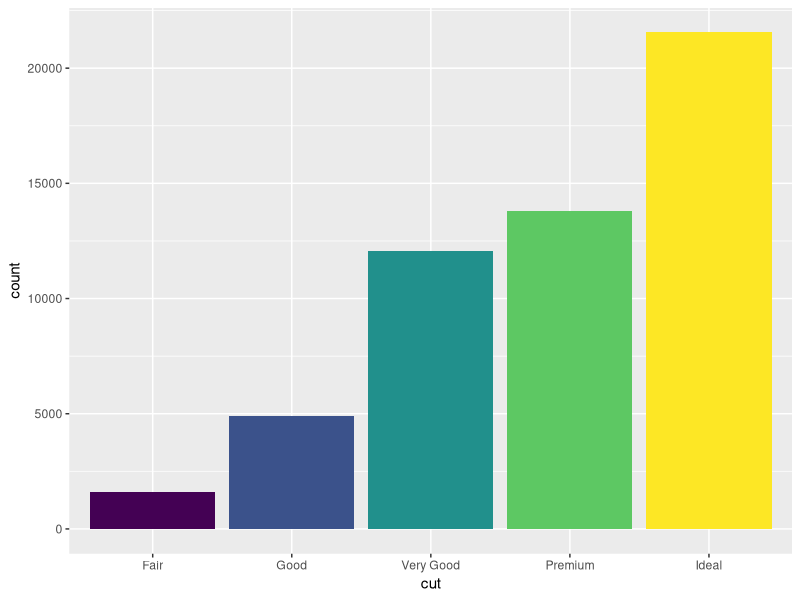
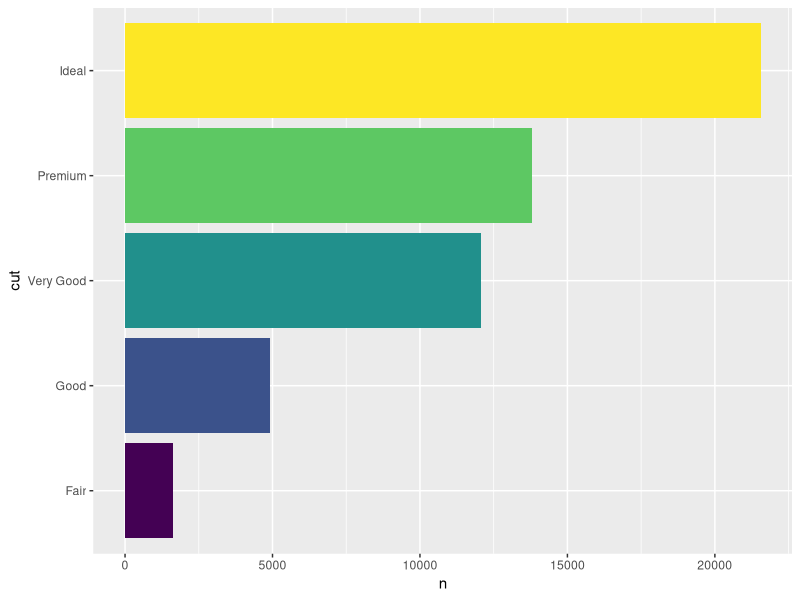
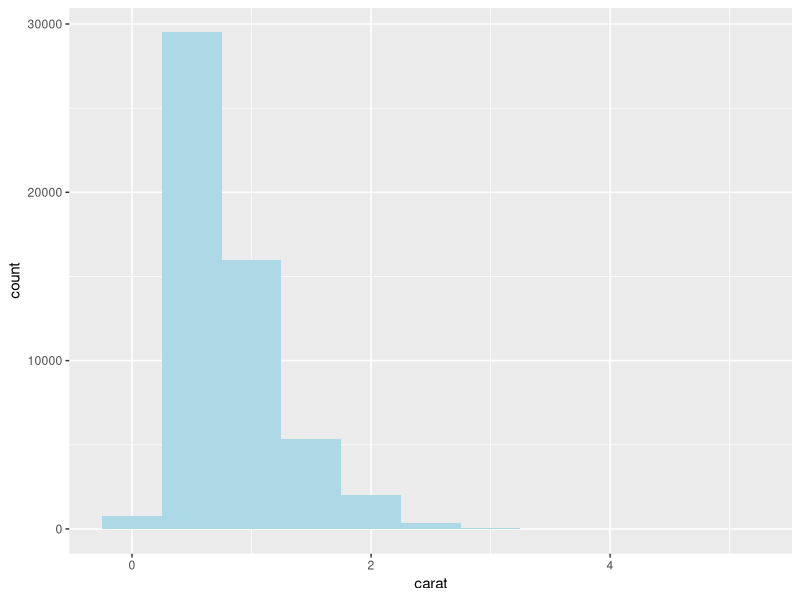
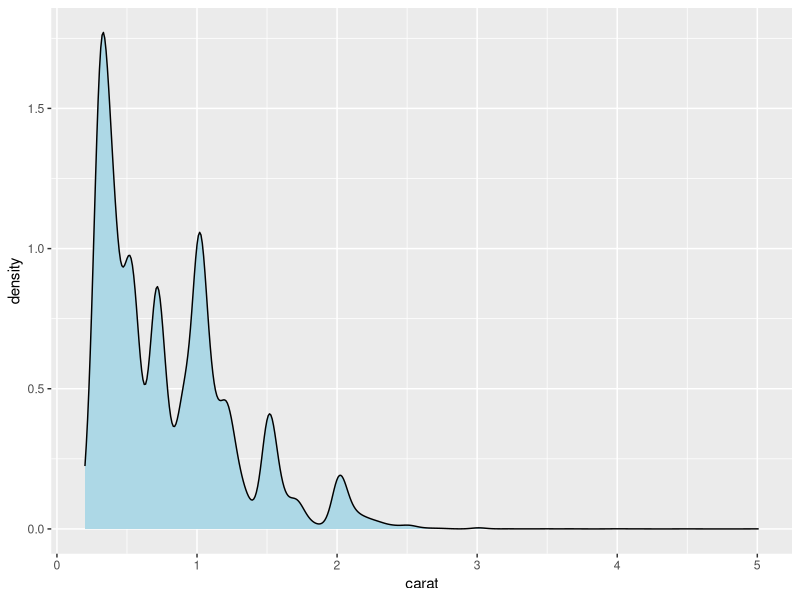
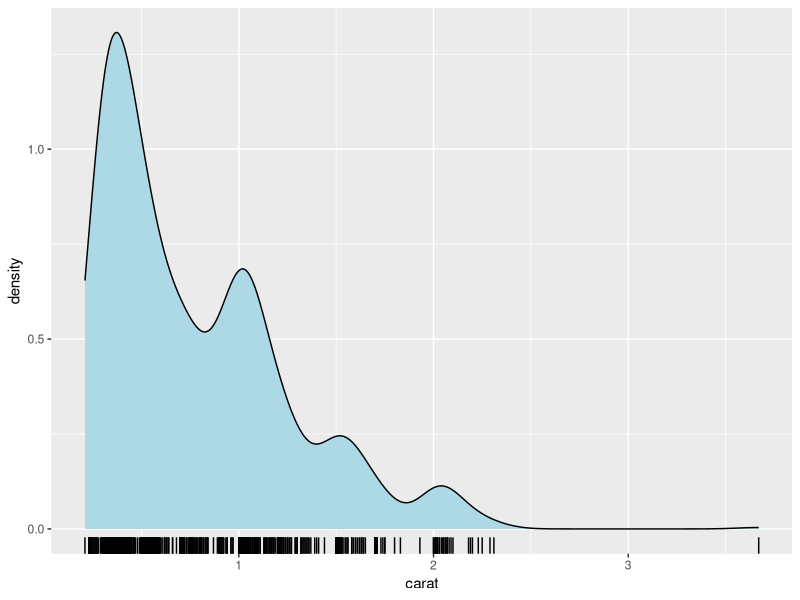
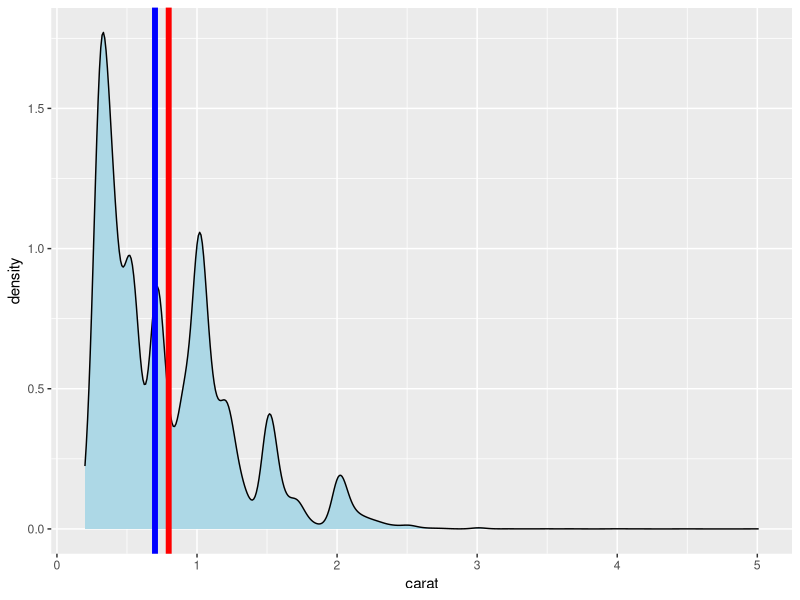
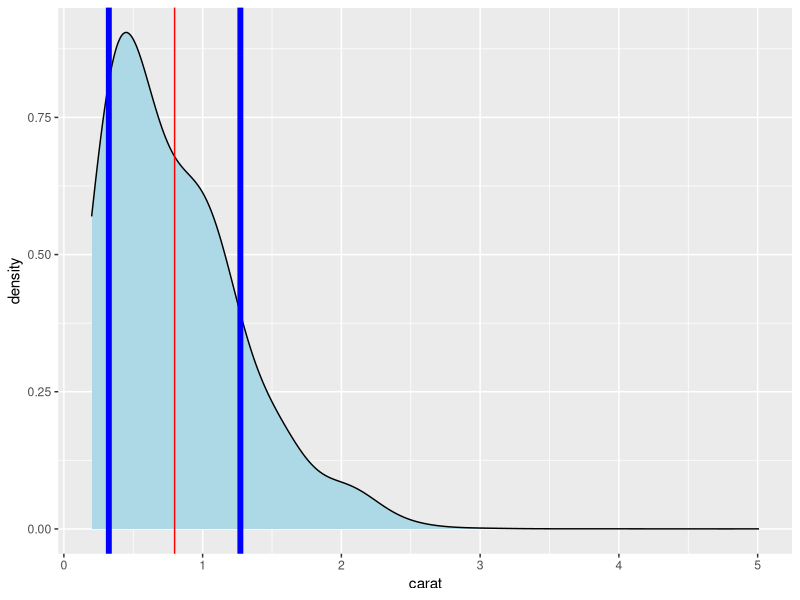
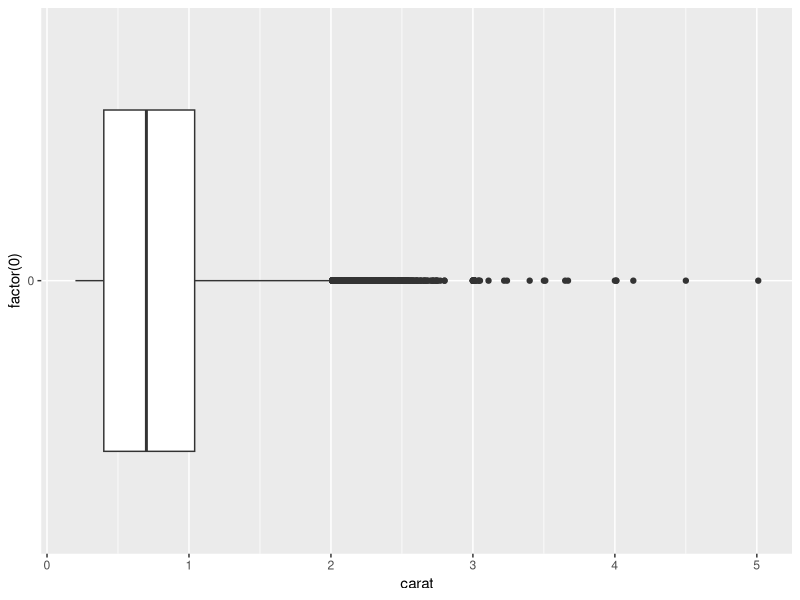

Here is the R script that generated these plots, in order:
## ---- chunk 1
knitr::opts_chunk$set(echo = TRUE)
library(tidyverse)
## ---- chunk 2
data(diamonds)
summary(diamonds)
## ---- chunk 3
diamonds %>% 
  ggplot(aes(x = cut, fill = cut)) +
  geom_bar(show.legend = FALSE)
## ---- chunk 4
diamonds %>% 
  count(cut) %>% 
  ggplot(aes(x = cut, y = n, fill = cut)) +
  geom_col(show.legend = FALSE) +
  coord_flip()
## ---- chunk 5
diamonds %>%
  ggplot(aes(x = carat)) +
  geom_histogram(binwidth = 0.5, fill = "lightblue")
## ---- chunk 6
diamonds %>%
  ggplot(aes(x = carat)) +
  geom_density(fill = "lightblue")
## ---- chunk 7
diamonds %>%
  sample_n(1000) %>% 
  ggplot(aes(x = carat)) +
  geom_density(fill = "lightblue") +
  geom_rug()
## ---- chunk 8
mean(diamonds$carat)
median(diamonds$carat)
diamonds %>%
  ggplot(aes(x = carat)) +
  geom_density(fill = "lightblue") +
  geom_vline(
    xintercept = mean(diamonds$carat),
    color = "red",
    size = 2
  ) +
  geom_vline(
    xintercept = median(diamonds$carat),
    color = "blue",
    size = 2
  )
## ---- chunk 9
carat_mean <- mean(diamonds$carat)
carat_sd <- sd(diamonds$carat)
diamonds %>% 
  ggplot(aes(x = carat)) +
  geom_density(fill = "lightblue", bw = 0.2) +
  geom_vline(xintercept = carat_mean, color = "red") +
  geom_vline(xintercept = carat_mean - carat_sd, color = "blue", size = 2) +
  geom_vline(xintercept = carat_mean + carat_sd, color = "blue", size = 2)
## ---- chunk 10
quantile(diamonds$carat)
summary(diamonds$carat)
## ---- chunk 11
diamonds %>% 
  ggplot(aes(x = factor(0), y = carat)) +
  geom_boxplot() +
  coord_flip()
## ---- chunk 12
Median <- median(diamonds$carat)
lower_hinge <- quantile(diamonds$carat, 0.25)
upper_hinge <- quantile(diamonds$carat, 0.75)

diamonds %>% 
  ggplot(aes(x = factor(0), y = carat)) +
  geom_hline(yintercept = Median, color = "red") +
  geom_hline(yintercept = lower_hinge, color = "blue") +
  geom_hline(yintercept = upper_hinge, color = "blue") +
  geom_boxplot(fill = "lightgreen") +
  coord_flip()
## ---- chunk 13
upper_hinge - lower_hinge
IQR(diamonds$carat)
## ---- chunk 14
diamonds %>% 
  ggplot(aes(x = factor(0), y = carat)) +
  geom_boxplot(fill = "lightblue") +
  coord_flip()
## ---- chunk 15
diamonds %>% 
  ggplot(aes(x = factor(0), y = carat)) +
  geom_violin(fill = "lightgreen") +
  geom_boxplot(fill = "lightblue", width = 0.1) +
  coord_flip()
